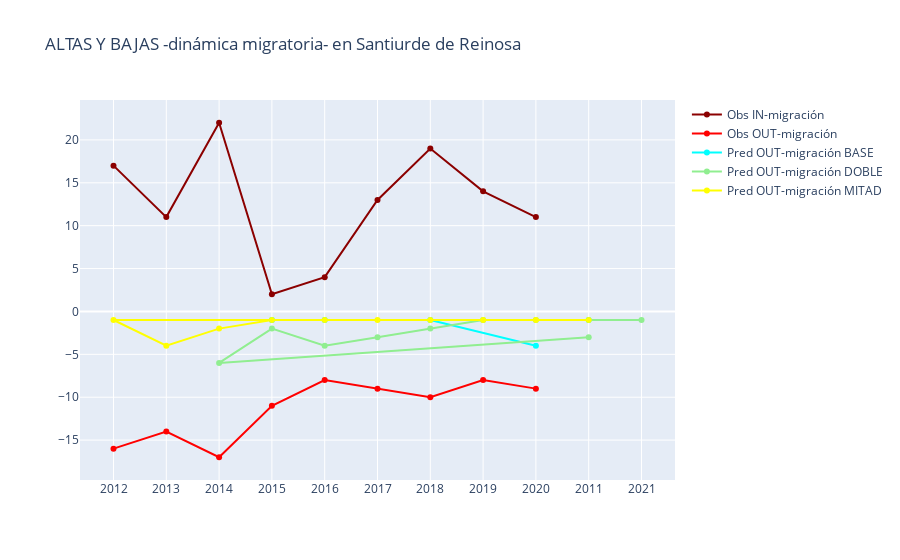

Notebook source saved alongside this figure:
### Code cell
plotter(df_18_in, df_18_out,
        df_19_in, df_19_out,
        df_20_in, df_20_out,
        "39077", "Santiurde de Reinosa")

### Figure 1 — Plotly figure (JSON) as saved in the notebook; plotly's stock layout.template omitted (floating-point values rounded to 4 significant figures)
{"data": [{"marker": {"color": "darkred"}, "mode": "lines+markers", "name": "Obs IN-migración", "showlegend": true, "type": "scatter", "x": ["2012", "2013", "2014", "2015", "2016", "2017", "2018", "2019", "2020"], "y": [17, 11, 22, 2, 4, 13, 19, 14, 11]}, {"marker": {"color": "red"}, "mode": "lines+markers", "name": "Obs OUT-migración", "showlegend": true, "type": "scatter", "x": ["2012", "2013", "2014", "2015", "2016", "2017", "2018", "2019", "2020"], "y": [-16, -14, -17, -11, -8, -9, -10, -8, -9]}, {"marker": {"color": "blue"}, "mode": "lines+markers", "name": "Pred IN-migración BASE", "showlegend": true, "type": "scatter", "x": [], "y": []}, {"marker": {"color": "cyan"}, "mode": "lines+markers", "name": "Pred OUT-migración BASE", "showlegend": true, "type": "scatter", "x": [2011, 2015, 2016, 2018, 2020], "y": [-1, -1, -1, -1, -4]}, {"marker": {"color": "green"}, "mode": "lines+markers", "name": "Pred IN-migración DOBLE", "showlegend": true, "type": "scatter", "x": [], "y": []}, {"marker": {"color": "lightgreen"}, "mode": "lines+markers", "name": "Pred OUT-migración DOBLE", "showlegend": true, "type": "scatter", "x": [2011, 2014, 2015, 2016, 2017, 2018, 2019, 2020, 2021], "y": [-3, -6, -2, -4, -3, -2, -1, -1, -1]}, {"marker": {"color": "gold"}, "mode": "lines+markers", "name": "Pred IN-migración MITAD", "showlegend": true, "type": "scatter", "x": [], "y": []}, {"marker": {"color": "yellow"}, "mode": "lines+markers", "name": "Pred OUT-migración MITAD", "showlegend": true, "type": "scatter", "x": [2011, 2012, 2013, 2014, 2015, 2016, 2017, 2018, 2019, 2020], "y": [-1, -1, -4, -2, -1, -1, -1, -1, -1, -1]}], "layout": {"title": {"text": "ALTAS Y BAJAS -dinámica migratoria- en Santiurde de Reinosa"}}}
